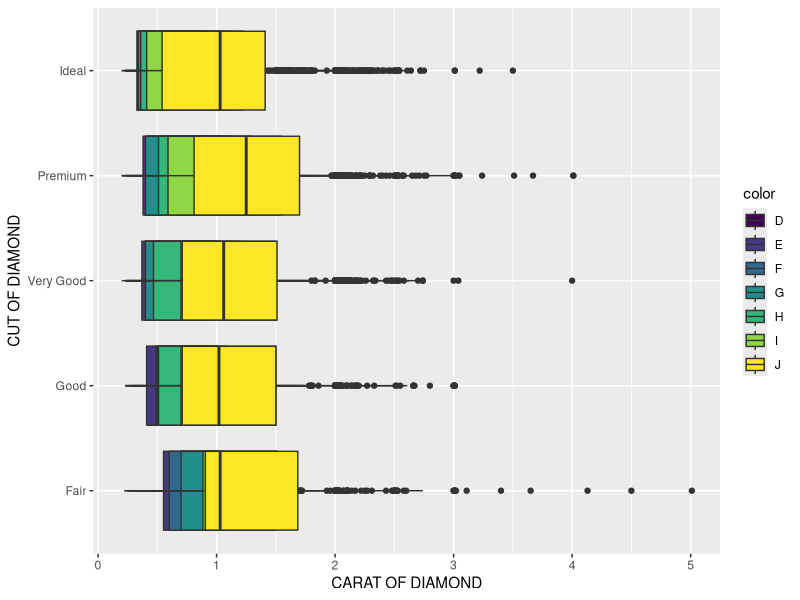
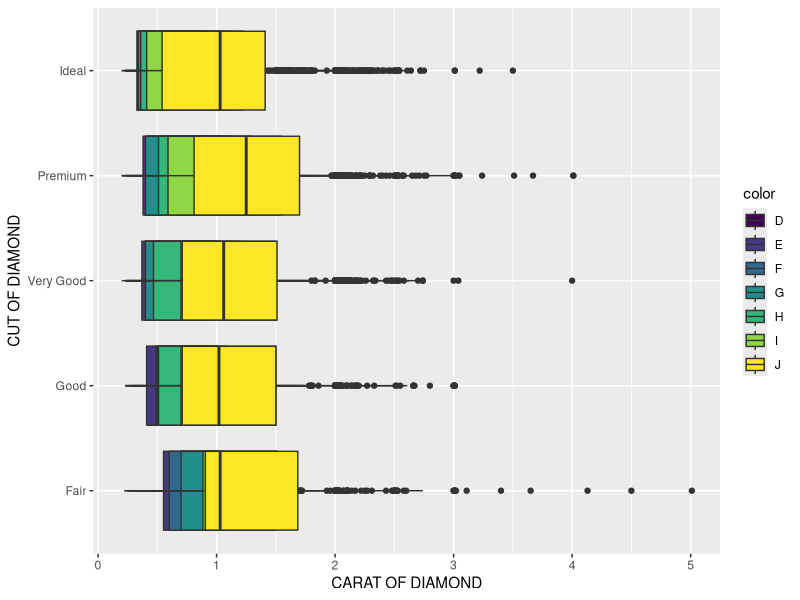
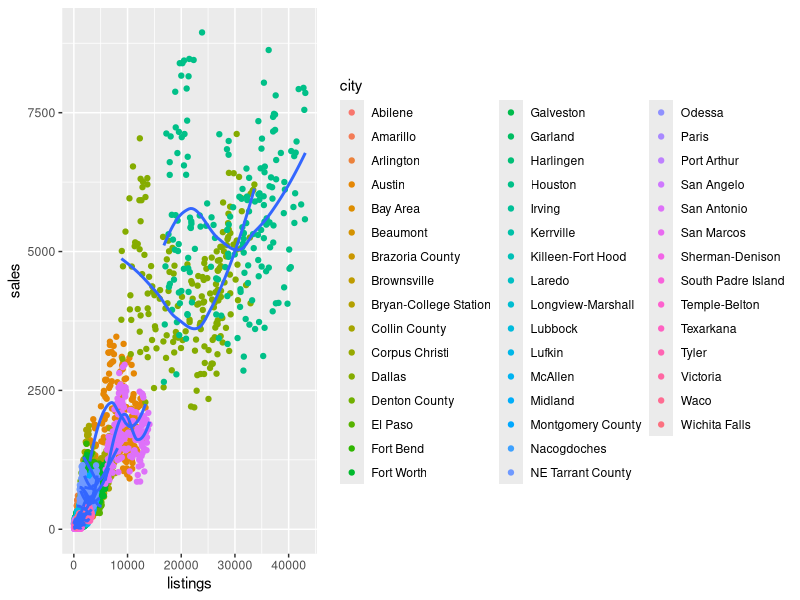
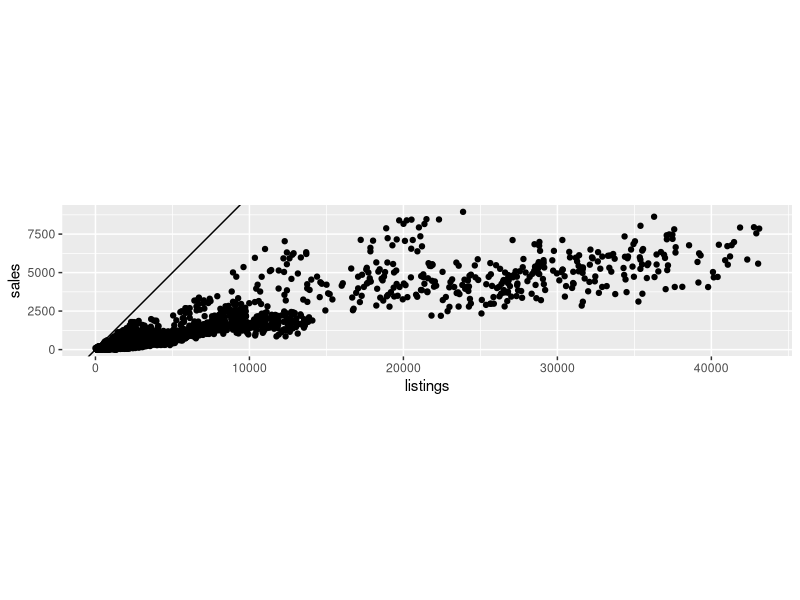
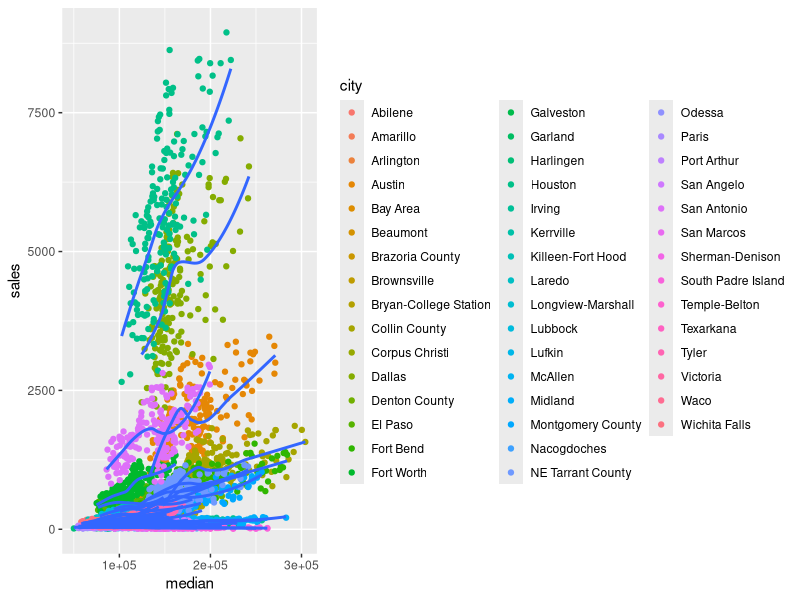
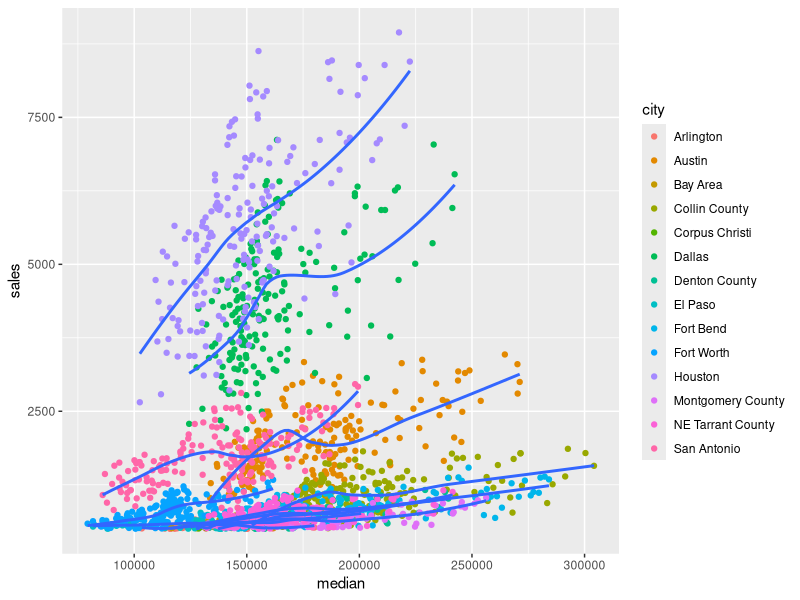
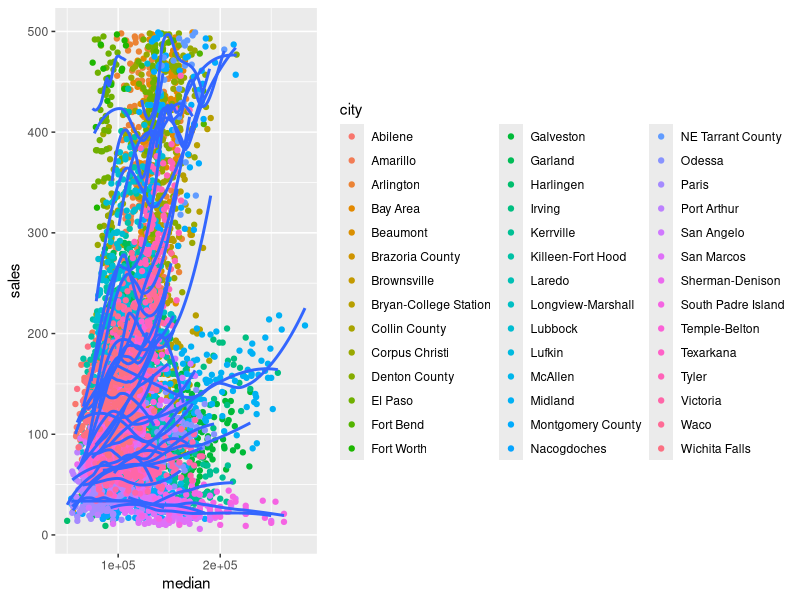

Source code (R) for these figures, in order:
## ---- chunk 1
knitr::opts_chunk$set(echo = TRUE)
## ---- chunk 2
#My_data.name___is.too00ooLong! <- c( 1 , 2   , 3 )
## ---- chunk 3
My_data.name___is.too00ooLong <- c( 1 , 2   , 3 )

## ---- chunk 4
#my_string <- C('has', 'an', 'error', 'in', 'it)
## ---- chunk 5
my_string <-c('has', 'an', 'error', 'in', 'it')
## ---- chunk 6

## ---- chunk 7
my_vector <- c(1, 2, '3', '4', 5)
my_vector
## ---- chunk 8
#file_path <- 'rail_trail.txt'
#rail_data <- read.table(file_path, sep = "|")
#glimpse(rail_data)
## ---- chunk 9
#write.csv(rail_trail, file = 'rail_trail.csv')
#rail_trail_csv <- read_csv('rail_trail.csv')
#glimpse(rail_trail_csv)
## ---- chunk 10
file_path<-'rail_trail.txt'
file_path<-'rail_trail.csv'
## ---- chunk 11
#diamonds
## ---- chunk 12
library(ggplot2)
ggplot(data = diamonds, mapping = aes(x = cut, y = carat, fill = color)) +
geom_boxplot(position="identity")+
coord_flip()+
xlab('CUT OF DIAMOND')+
ylab('CARAT OF DIAMOND')
## ---- chunk 13
ggplot(data = diamonds, mapping = aes(x = cut, y = carat, fill = color)) +
geom_boxplot(position="identity")+
coord_flip()+
xlab('CUT OF DIAMOND')+
ylab('CARAT OF DIAMOND')
## ---- chunk 14
library(tidyverse)
glimpse(table2)
## ---- chunk 15
table2_tidy <-table2 %>%
    spread(key = type, value = count)
## ---- chunk 16
table2_tidy
## ---- chunk 17
diamonds%>%
  mutate(price_per_carat=price/carat)
  
## ---- chunk 18
diamonds%>%
  group_by(cut)%>%
  summarize(count_cut_of_diamond=sum(price>10000 & carat<1.5),
            prop_of_diamond=count_cut_of_diamond/n())
## ---- chunk 19
diamonds %>% 
  mutate(price_per_carat=price/carat)%>%
  group_by(cut) %>%
  summarize(avg_price_per_carat = mean(price_per_carat, na.rm = TRUE))
## ---- chunk 20
txhousing
## ---- chunk 21
glimpse(txhousing)
## ---- chunk 22
year_and_month_desc<-txhousing %>% 
  arrange(desc(year), desc(month))

year_and_month_desc%>%head(1)
## ---- chunk 23

year_and_month_desc%>%tail(1)
## ---- chunk 24
city_col<-txhousing$city
unique(city_col)
tibble(unique(city_col))
## ---- chunk 25
sales_rank<-txhousing%>%
  arrange(desc(sales))

sales_rank
## ---- chunk 26
unique(sales_rank)%>%head(1)
## ---- chunk 27
ggplot(data = txhousing, mapping = aes(x = listings, y = sales))+
  geom_point(aes(color=city))+
  geom_smooth(aes(group=city),se = FALSE)

## ---- chunk 28
ggplot(data=txhousing, mapping = aes(x = listings, y = sales))+
 geom_point() + 
 geom_abline() +
 coord_fixed()
## ---- chunk 29
sales_over_500<-txhousing %>%
  group_by(city)%>%
  filter(sales>=500)

sales_over_500
## ---- chunk 30
ggplot(data=txhousing, mapping = aes(x = median, y = sales))+
 geom_point(aes(color=city))+
 geom_smooth(aes(group=city),se = FALSE)
## ---- chunk 31
ggplot(data=sales_over_500, mapping = aes(x = median, y = sales))+
 geom_point(aes(color=city))+
 geom_smooth(aes(group=city),se = FALSE)
## ---- chunk 32

## ---- chunk 33
sales_less_than_500<-txhousing %>%
  group_by(city)%>%
  filter(sales<500)

sales_less_than_500
## ---- chunk 34
ggplot(data=sales_less_than_500, mapping = aes(x = median, y = sales))+
 geom_point(aes(color=city))+
 geom_smooth(aes(group=city),se = FALSE)
